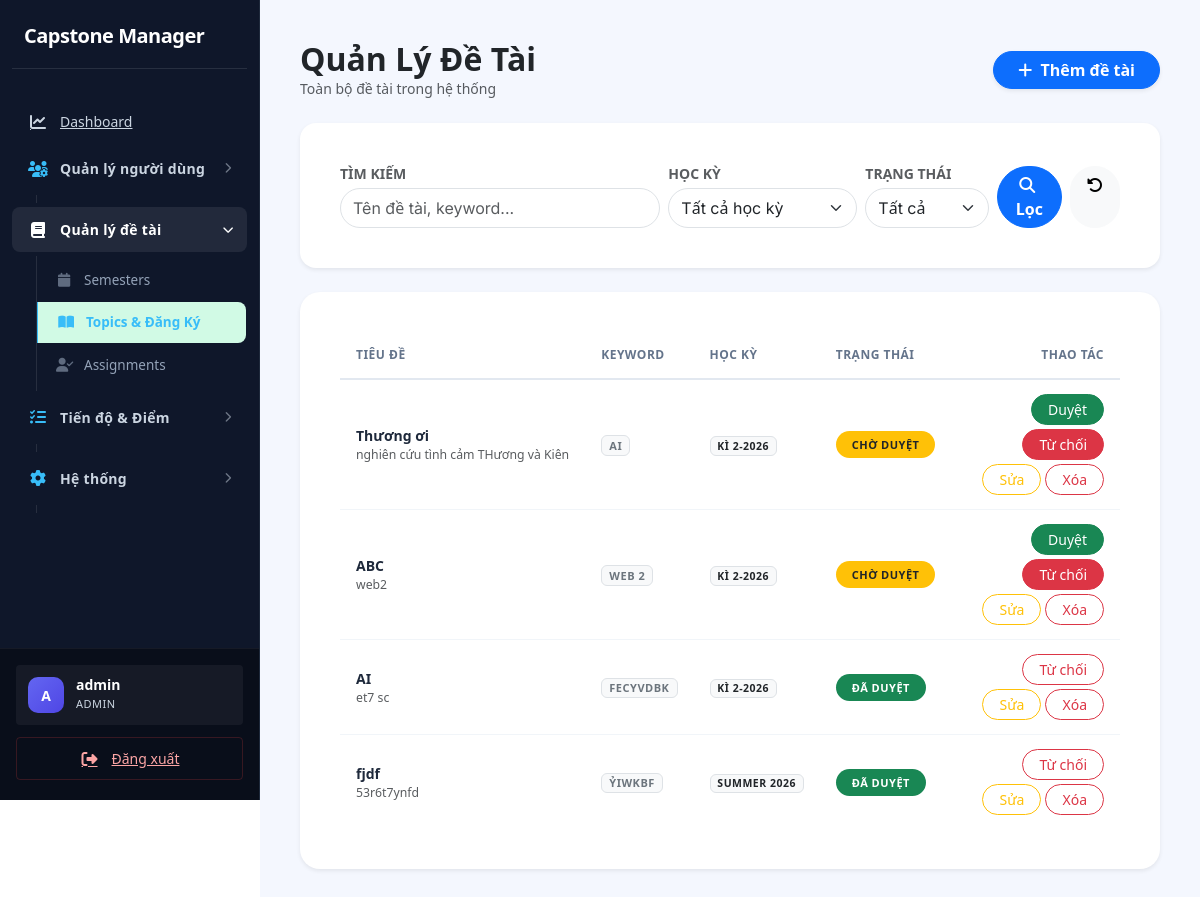
/index.php?page=topics (signed in), run on the app's committed database.
### tables this page shows
CREATE TABLE `topics` (
  `id` int(11) NOT NULL,
  `title` varchar(255) DEFAULT NULL,
  `description` text DEFAULT NULL,
  `keywords` text DEFAULT NULL,
  `semester_id` int(11) DEFAULT NULL,
  `created_by` int(11) DEFAULT NULL,
  `status` enum('draft','pending','approved','rejected') DEFAULT 'draft',
  `created_at` timestamp NOT NULL DEFAULT current_timestamp()
);

CREATE TABLE `semesters` (
  `id` int(11) NOT NULL,
  `name` varchar(100) DEFAULT NULL,
  `start_date` date DEFAULT NULL,
  `end_date` date DEFAULT NULL,
  `created_at` timestamp NOT NULL DEFAULT current_timestamp()
);

### app/controllers/TopicController.php (called while the page is built, shortened)
<?php
class TopicController {
    private $topicModel;
    public function __construct() {
        $this->topicModel    = new Topic();
    }
    public function index() {
        $role = $_SESSION['user']['role'];
        $search     = trim($_GET['search']      ?? '');
        $filterSem  = (int)($_GET['semester_id'] ?? 0);
        $filterStat = trim($_GET['status']       ?? '');
        if ($role === 'admin') {
            $topics = $this->topicModel->search($search, $filterSem, $filterStat);
        } elseif ($role === 'lecturer') {
            $lecturerId = $_SESSION['user']['lecturer_id'] ?? null;
            $topics = $this->topicModel->getByLecturer($lecturerId, $search, $filterSem, $filterStat);
        } else {
            $topics = $this->topicModel->search($search, $filterSem, 'approved');
        }
        require '../app/views/topics/index.php';
    }
}

### core/Database.php (called while the page is built)
<?php
class Database {
    private static $instance = null;
    private $conn;
    private $host = "localhost";
    private $dbname = "capstone_manager";
    private $username = "root";
    private $password = "";
    private function __construct(){
        try{
            $this->conn = new PDO(
                "mysql:host={$this->host};dbname={$this->dbname};charset=utf8mb4",
                $this->username,
                $this->password
            );
            $this->conn->setAttribute(
                PDO::ATTR_ERRMODE,
                PDO::ERRMODE_EXCEPTION
            );
            $this->conn->setAttribute(
                PDO::ATTR_DEFAULT_FETCH_MODE,
                PDO::FETCH_ASSOC
            );
        }catch(PDOException $e){
            die("Database Error: " . $e->getMessage());
        }
    }
    public static function getInstance(){
        if(self::$instance == null){
            self::$instance = new Database();
        }
        return self::$instance;
    }
    public function getConnection(){
        return $this->conn;
    }
}

### app/models/Topic.php (called while the page is built, shortened)
<?php
class Topic {
    private $conn;
    public function __construct(){
        $this->conn = Database::getInstance()->getConnection();
    }
    public function search($keyword = '', $semesterId = 0, $status = '') {
        $sql = "SELECT topics.*, semesters.name AS semester
                FROM topics
                JOIN semesters ON semesters.id = topics.semester_id
                WHERE 1=1";
        $params = [];
        $sql .= " ORDER BY topics.id DESC";
        $stmt = $this->conn->prepare($sql);
        $stmt->execute($params);
        return $stmt->fetchAll(PDO::FETCH_ASSOC);
    }
}

### app/views/topics/index.php (the view, shortened to what this page needs)
<?php require '../app/views/layouts/header.php'; ?>
<?php require '../app/views/layouts/sidebar.php'; ?>
<?php $role = $_SESSION['user']['role']; ?>
<div class="main-content" style="padding: 40px; background-color: #f4f7fe; min-height: 100vh;">
    <div class="d-flex justify-content-between align-items-center mb-4">
        <div>
            <h2 class="fw-bold mb-0">Quản Lý Đề Tài</h2>
            <p class="text-muted small mb-0">
                <?php if ($role === 'admin'): ?>
                    Toàn bộ đề tài trong hệ thống
                <?php elseif ($role === 'lecturer'): ?>
                    Đề tài sinh viên đăng ký chọn bạn
                <?php else: ?>
                    Danh sách đề tài có thể đăng ký
                <?php endif; ?>
            </p>
        </div>
        <?php if (in_array($role, ['admin', 'student'])): ?>
            <a href="index.php?page=topic-create" class="btn btn-primary rounded-pill px-4 shadow-sm fw-bold">
                <i class="fa-solid fa-plus me-1"></i>
                <?= $role === 'admin' ? 'Thêm đề tài' : 'Đề xuất đề tài mới' ?>
            </a>
        <?php endif; ?>
    </div>
    <div class="card border-0 shadow-sm mb-4" style="border-radius: 16px;">
        <div class="card-body p-3">
            <form method="GET" action="index.php" class="row g-2 align-items-end">
                <div class="col-md-<?= $role === 'student' ? '7' : '5' ?>">
                    <label class="form-label fw-bold small text-muted mb-1">TÌM KIẾM</label>
                    <input type="text" name="search" class="form-control rounded-pill"
                           placeholder="Tên đề tài, keyword..."
                           value="<?= htmlspecialchars($_GET['search'] ?? '') ?>">
                </div>
                <div class="col-md-3">
                    <label class="form-label fw-bold small text-muted mb-1">HỌC KỲ</label>
                    <select name="semester_id" class="form-select rounded-pill">
                        <option value="0">Tất cả học kỳ</option>
                    </select>
                </div>
                <?php if ($role !== 'student'): ?>
                <div class="col-md-2">
                    <label class="form-label fw-bold small text-muted mb-1">TRẠNG THÁI</label>
                    <select name="status" class="form-select rounded-pill">
                        <option value="">Tất cả</option>
                    </select>
                </div>
                <?php endif; ?>
                <div class="col-md-2 d-flex gap-2">
                    <button type="submit" class="btn btn-primary rounded-pill px-3 flex-fill fw-bold">
                        <i class="fa fa-search me-1"></i>Lọc
                    </button>
                    <a href="index.php?page=topics" class="btn btn-light rounded-pill px-3">
                        <i class="fa fa-rotate-left"></i>
                    </a>
                </div>
            </form>
        </div>
    </div>
    <div class="card border-0 shadow-sm" style="border-radius: 20px;">
        <div class="card-body p-0">
            <div class="table-responsive p-3">
                <table class="table table-hover align-middle mb-0" id="topicsTable">
                    <thead>
                        <tr class="text-muted small">
                            <th class="ps-3">TIÊU ĐỀ</th>
                            <th>KEYWORD</th>
                            <th>HỌC KỲ</th>
                            <th>TRẠNG THÁI</th>
                            <?php if (in_array($role, ['admin', 'lecturer'])): ?>
                                <th class="text-end pe-3">THAO TÁC</th>
                            <?php endif; ?>
                        </tr>
                    </thead>
                    <tbody>
                        <?php if (!empty($topics)): foreach ($topics as $t): ?>
                            <tr>
                                <td class="ps-3">
                                    <div class="fw-bold"><?= htmlspecialchars($t['title']) ?></div>
                                    <?php if (!empty($t['description'])): ?>
                                        <div class="text-muted small"
                                             style="max-width:300px; white-space:nowrap; overflow:hidden; text-overflow:ellipsis;">
                                            <?= htmlspecialchars($t['description']) ?>
                                        </div>
                                    <?php endif; ?>
                                </td>
                                <td>
                                    <?php if (!empty($t['keywords'])): ?>
                                        <span class="badge bg-light text-secondary border" style="font-size:11px;">
                                            <?= htmlspecialchars($t['keywords']) ?>
                                        </span>
                                    <?php else: ?>
                                        <span class="text-muted small">—</span>
                                    <?php endif; ?>
                                </td>
                                <td>
                                    <span class="badge bg-light text-dark border">
                                        <?= htmlspecialchars($t['semester']) ?>
                                    </span>
                                </td>
                                <td>
                                    <?php
                                        $s   = $t['status'];
                                        $cls = $s === 'approved' ? 'bg-success'
                                             : ($s === 'rejected' ? 'bg-danger'
                                             : 'bg-warning text-dark');
                                        $lbl = $s === 'approved' ? 'Đã duyệt'
                                             : ($s === 'rejected' ? 'Từ chối'
                                             : 'Chờ duyệt');
                                    ?>
                                    <span class="badge rounded-pill <?= $cls ?> px-3 py-2" style="font-size:11px;">
                                        <?= $lbl ?>
                                    </span>
                                </td>
                                <?php if (in_array($role, ['admin', 'lecturer'])): ?>
                                <td class="text-end pe-3">
                                    <div class="d-flex justify-content-end gap-1 flex-wrap">
                                        <?php if ($role === 'admin'): ?>
                                            <?php if ($s === 'pending'): ?>
                                                <a href="index.php?page=topic-status&id=<?= $t['id'] ?>&status=approved"
                                                   class="btn btn-sm btn-success rounded-pill px-3">Duyệt</a>
                                                <a href="index.php?page=topic-status&id=<?= $t['id'] ?>&status=rejected"
                                                   class="btn btn-sm btn-danger rounded-pill px-3">Từ chối</a>
                                            <?php elseif ($s === 'approved'): ?>
                                                <a href="index.php?page=topic-status&id=<?= $t['id'] ?>&status=rejected"
                                                   class="btn btn-sm btn-outline-danger rounded-pill px-3">Từ chối</a>
                                            <?php else: ?>
                                                <a href="index.php?page=topic-status&id=<?= $t['id'] ?>&status=approved"
                                                   class="btn btn-sm btn-outline-success rounded-pill px-3">Duyệt lại</a>
                                            <?php endif; ?>
                                            <a href="index.php?page=topic-edit&id=<?= $t['id'] ?>"
                                               class="btn btn-sm btn-outline-warning rounded-pill px-3">Sửa</a>
                                            <a href="index.php?page=topic-delete&id=<?= $t['id'] ?>"
                                               class="btn btn-sm btn-outline-danger rounded-pill px-3"
                                               onclick="return confirm('Xác nhận xóa đề tài này?')">Xóa</a>
                                        <?php endif; ?>
                                    </div>
                                </td>
                                <?php endif; ?>
                            </tr>
                        <?php endforeach; endif; ?>
                    </tbody>
                </table>
            </div>
        </div>
    </div>
</div>
<?php require '../app/views/layouts/footer.php'; ?>

### public/assets/css/style.css (style rules this page uses)
:root { --primary: #0f172a; --primary-hover: #1e293b; --secondary: #475569; --success: #059669; --success-light: #d1fae5; --warning: #d97706; --warning-light: #fef3c7; --danger: #dc2626; --danger-light: #fee2e2; --info: #0284c7; --info-light: #e0f2fe; --sidebar-bg: #0f172a; --sidebar-text: #cbd5e1; --sidebar-hover: #1e293b; --sidebar-w: 260px; --bg: #f8f9fa; --surface: #ffffff; --border: #cbd5e1; --border-light: #e2e8f0; --text: #0f172a; --text-muted: #475569; --text-faint: #94a3b8; --radius-sm: 4px; --radius-md: 6px; --radius-lg: 8px; --radius-xl: 8px; --radius-2xl: 12px; --shadow-sm: 0 1px 2px rgba(0, 0, 0, 0.05); --shadow-md: 0 4px 6px -1px rgba(0, 0, 0, 0.1), 0 2px 4px -1px rgba(0, 0, 0, 0.06); --shadow-lg: 0 10px 15px -3px rgba(0, 0, 0, 0.1), 0 4px 6px -2px rgba(0, 0, 0, 0.05); --shadow-hover: 0 10px 15px -3px rgba(0, 0, 0, 0.1); --font: 'Inter', system-ui, -apple-system, sans-serif; --transition: all 0.2s ease-in-out; }
*, *::before, *::after { box-sizing: border-box; margin: 0; padding: 0; }
body { font-family: var(--font); background: var(--bg); color: var(--text); font-size: 14px; line-height: 1.5; -webkit-font-smoothing: antialiased; }
a { text-decoration: none; color: var(--info); transition: var(--transition); }
.main-content { margin-left: var(--sidebar-w); min-height: 100vh; padding: 32px; background: var(--bg); }
.card, .dashboard-box, .table-container, .form-container, .detail-container, .custom-card { background: var(--surface); border-radius: var(--radius-xl); border: 1px solid var(--border-light); box-shadow: var(--shadow-sm); padding: 24px; margin-bottom: 24px; }
.table { width: 100%; border-collapse: separate; border-spacing: 0; margin: 0; font-size: 14px; }
.table thead th { font-weight: 700; text-transform: uppercase; letter-spacing: 0.5px; font-size: 12px; color: #64748b; padding: 14px 16px; background: #ffffff; border-bottom: 2px solid #e2e8f0; white-space: nowrap; border-top: none; }
.table tbody td { padding: 14px 16px; vertical-align: middle; color: #1e293b; border-bottom: 1px solid #f1f5f9; font-weight: 500; }
.table tbody tr:last-child td { border-bottom: none; }
.btn { display: inline-flex; align-items: center; justify-content: center; gap: 8px; padding: 8px 16px; font-size: 14px; font-weight: 600; border: 1px solid transparent; border-radius: 6px; cursor: pointer; transition: all 0.2s ease; line-height: 1.5; }
.btn-primary { background: var(--primary); color: #fff; }
.btn-success { background: #10b981; color: #fff; }
.btn-danger { background: #ef4444; color: #fff; }
.btn-light { background: #f1f5f9; color: #334155; border: 1px solid #e2e8f0; }
.btn-sm { padding: 6px 12px; font-size: 13px; }
.form-control, .form-select { width: 100%; height: 40px; padding: 8px 12px; font-size: 14px; font-family: var(--font); font-weight: 500; color: #1e293b; background: #ffffff; border: 1px solid #cbd5e1; border-radius: 6px; transition: all 0.2s ease; }
.form-label { display: block; font-size: 13px; font-weight: 600; color: #475569; margin-bottom: 6px; }
.badge { display: inline-flex; align-items: center; justify-content: center; padding: 6px 12px; border-radius: 100px; font-size: 11px; font-weight: 700; text-transform: uppercase; letter-spacing: 0.5px; border: none; }

### data on the page
topics: title "Thương ơi", description "nghiên cứu tình cảm THương và Kiên", keywords "AI", semester.name "KÌ 2-2026", status "CHỜ DUYỆT"
topics: title "ABC", description "web2", keywords "WEB 2", semester.name "KÌ 2-2026", status "CHỜ DUYỆT"
topics: title "AI", description "et7 sc", keywords "FECYVDBK", semester.name "KÌ 2-2026", status "ĐÃ DUYỆT"
topics: title "fjdf", description "53r6t7ynfd", keywords "ỶIWKBF", semester.name "SUMMER 2026", status "ĐÃ DUYỆT"

### other printed values
substr($username, 0, 1) "A"
$username "admin"
$_SESSION['user']['role'] "ADMIN"
